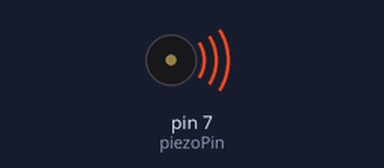
The sketch below on a simulated Arduino Uno, built with avr-gcc and run on an emulated ATmega328P. Shown: buzzer (waves = sounding).

Above: at 0.5 s.
At 4.7 s:
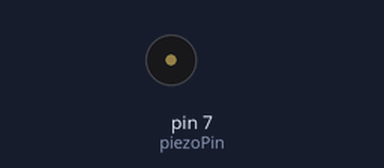
Timing chart, 0 to 5.8 s (numbered marks = the images above):
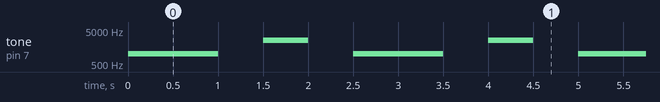

Measured:
- by itself, tone on pin 7 (piezoPin): repeats every 2.5 s: silent 0.50 s, 2500 Hz 0.50 s, silent 0.50 s, 1000 Hz 1.0 s

The sketch:

alarm.ino
```cpp
// Define the digital pin attached to the piezo disk
const int piezoPin = 7;

void setup() {
  // Set the piezo pin as an output
  pinMode(piezoPin, OUTPUT);
}

void loop() {
  // 1. Play a 1000Hz (1kHz) tone
  tone(piezoPin, 1000);
  delay(1000); // Wait for 1 second

  // 2. Stop the sound
  noTone(piezoPin);
  delay(500); // Wait for 0.5 seconds

  // 3. Play a higher pitch tone (2500Hz) for a set duration (500ms)
  tone(piezoPin, 2500, 500);
  delay(1000); // Wait before repeating the loop
}
```
